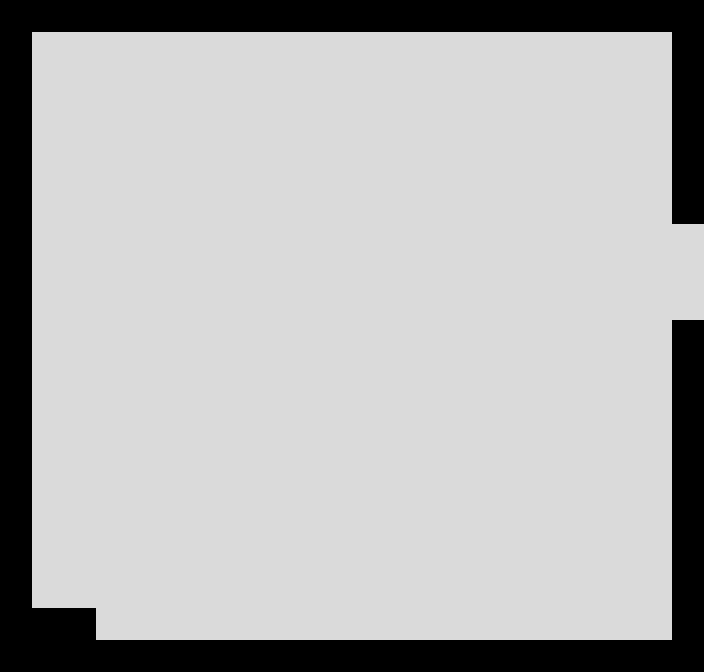

Rendered tile map (Tiled .tmx) drawn with the repository's tilesets; below, a short description and the map source with its tile grids summarised:
An orthogonal 22x21 tile map with 32x32 px tiles, 1 tile layer (map) and 4 objects (2x NPC, Door, Obj).

<map version="1.0" orientation="orthogonal" width="22" height="21" tilewidth="32" tileheight="32">
 <tileset firstgid="1" name="BlackAndWhite" tilewidth="32" tileheight="32">
  <image source="../../img/tiles/BlackAndWhite.png" width="320" height="32" />
  <tile id="0">
   <properties>
    <property name="solid" value="true" />
   </properties>
  </tile>
  <tile id="5">
   <properties>
    <property name="solid" value="false" />
   </properties>
  </tile>
  <tile id="9">
   <properties>
    <property name="solid" value="false" />
   </properties>
  </tile>
 </tileset>
 <layer name="map" width="22" height="21">
  <data>[462 cells, 462 non-empty, 2 distinct tile ids]</data>
 </layer>
 <objectgroup name="objects">
  <object name="Door" x="672" y="224" width="32" height="96">
   <properties>
    <property name="to" value="forest3, 1, 8" />
   </properties>
  </object>
  <object name="NPC" x="256" y="160" width="96" height="96">
   <properties>
    <property name="event" value="2" />
    <property name="id" value="15" />
   </properties>
  </object>
  <object name="NPC" x="64" y="416" width="96" height="96">
   <properties>
    <property name="event" value="3" />
    <property name="id" value="6" />
   </properties>
  </object>
  <object name="Obj" x="640" y="224" width="32" height="96">
   <properties>
    <property name="event" value="1" />
    <property name="id" value="1" />
    <property name="solid" value="false" />
   </properties>
  </object>
 </objectgroup>
</map>
